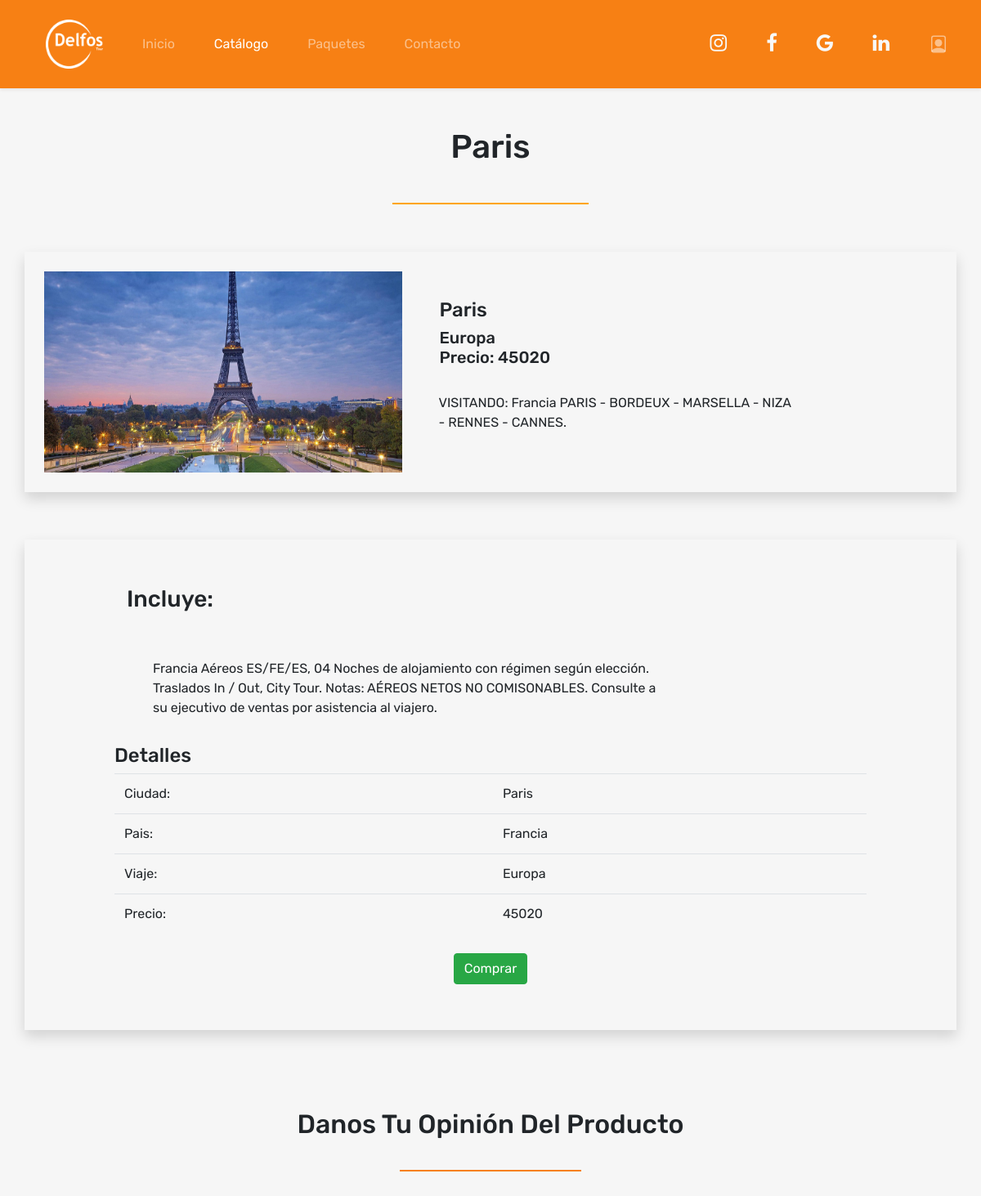
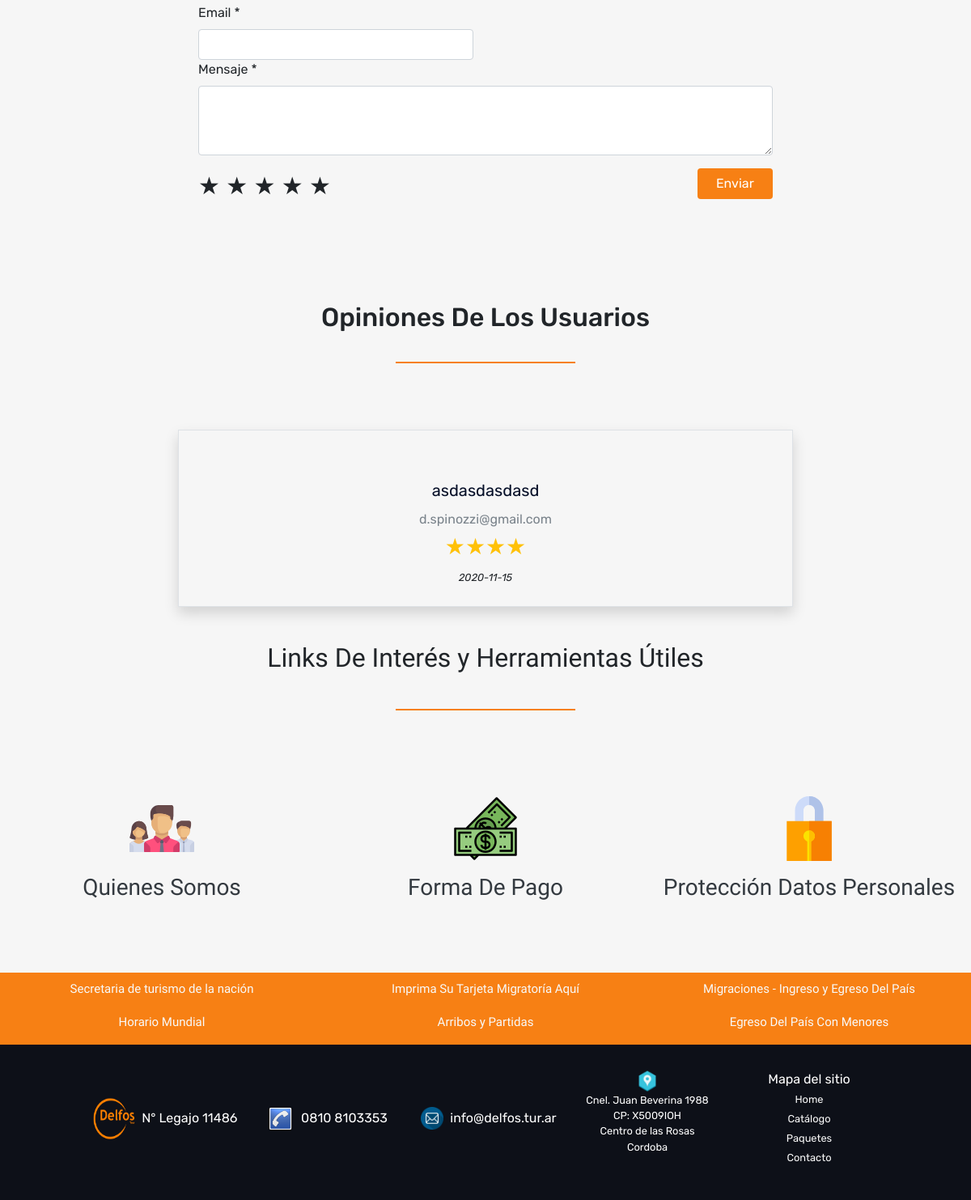
Screenshot of /product_details.php?id=1 with the database file from the repository (2 pictures, top to bottom).
### tables this page shows
CREATE TABLE `productos` (
  `idproducto` int(11) NOT NULL,
  `idciudad` varchar(3) NOT NULL,
  `precio` int(100) NOT NULL,
  `descripcion` varchar(1000) NOT NULL,
  `detalle` varchar(1000) NOT NULL,
  `url` varchar(300) NOT NULL,
  `destacado` tinyint(1) NOT NULL,
  `activo` tinyint(1) NOT NULL
);

CREATE TABLE `ciudades` (
  `idciudad` varchar(3) NOT NULL,
  `nombreciudad` varchar(50) NOT NULL,
  `idpais` varchar(3) NOT NULL,
  `activo` tinyint(1) NOT NULL DEFAULT 0
);

CREATE TABLE `continentes` (
  `idcontinente` varchar(2) NOT NULL,
  `nombrecontinente` varchar(10) NOT NULL,
  `activo` tinyint(1) NOT NULL DEFAULT 1
);

CREATE TABLE `paises` (
  `idpais` varchar(3) NOT NULL,
  `nombrepais` varchar(50) NOT NULL,
  `idcontinente` varchar(2) NOT NULL,
  `activo` tinyint(1) NOT NULL DEFAULT 0
);

CREATE TABLE `comentarios` (
  `idproducto` int(11) NOT NULL,
  `ip` varchar(16) NOT NULL,
  `fecha` date NOT NULL,
  `comentario` varchar(160) NOT NULL,
  `estrellas` tinyint(1) NOT NULL,
  `activo` tinyint(1) NOT NULL,
  `email` varchar(100) NOT NULL
);

### product_details.php (the view, shortened to what this page needs)
<!DOCTYPE html>
<html lang="en">
<head>
    <?php require_once "./includes/head.php" ?>
</head>
<body>
    <?php
    $db=DB::conectar();
    require_once "./includes/encabezado.php";
    $id = (isset($_GET["id"]) ? $_GET['id'] : null);
    $queryProductos = "SELECT pr.idproducto as id,
                                ci.nombreciudad as nombre,
                                pa.nombrepais as pais,
                                co.nombrecontinente as continente,
                                ci.nombreciudad as ciudades,
                                pr.precio as precio,
                                pr.descripcion as descripcion,
                                pr.detalle as descripcion_details,
                                pr.url as url,
                                pr.destacado as destacado
                                FROM productos pr, ciudades ci, paises pa, continentes co
                                WHERE pr.idciudad = ci.idciudad
                                AND ci.idpais = pa.idpais
                                AND pa.idcontinente = co.idcontinente
                                AND pr.idproducto=$id";
    $queryComentarios = "SELECT c.email as email,
                                c.comentario as comentario,
                                c.estrellas as estrellas,
                                c.idproducto as producto_id,
                                c.fecha as fecha
                                FROM comentarios c
                                WHERE activo=1
                                AND c.idproducto =$id
                                ORDER BY fecha DESC";
    $stmt1 = $db->prepare($queryProductos);
    $stmt1->execute();
    $dataProductos = array();
    $stmt2 = $db->prepare($queryComentarios);
    $stmt2->execute();
    $dataComentarios = array();
    while($row=$stmt1->fetch(PDO::FETCH_ASSOC)){
        $dataProductos[] = $row;
    }
    while($row=$stmt2->fetch(PDO::FETCH_ASSOC)){
        $dataComentarios[] = $row;
    }
    ?>
    <div class="container text-center pt-5 pb-4">
        <?php foreach ($dataProductos as $key => $value) {
            if ($key == $id) break;
        }
        echo '<h1>' . $value['nombre'] . '</h1>';
        ?>
    </div>
    <div class="pb-5 text-center">
        <svg width="20%" height="2">
            <rect width="100%" height="100" style="fill:rgb(255,165,0);stroke-width:0;stroke:rgb(0,0,0)" />
        </svg>
    </div>
    <section>
        <div class="container shadow justify-content-around p-4">
            <div class="row justify-content-center align-items-center">
                <div class="col-5">
                    <div class="imagen1">
                        <a href="<?php echo $value['url']; ?>" data-fancybox="gallery" data-caption="Caption for single image">
                            <img height="auto" width="100%" src="<?php echo $value['url']; ?>" alt="imagen de <?php echo $value['nombre']; ?>">
                        </a>
                    </div>
                </div>
                <div class="col-lg-7 incluye py-2">
                    <h4 class="pl-3">
                        <?php echo $value['nombre']; ?> <br>
                    </h4>
                    <h5 class="pl-3">
                        <?php echo $value['continente']; ?> <br>
                        Precio: <?php echo $value['precio']; ?>
                    <?php echo '<p class="col-9 pt-4">' . $value['descripcion'] . '</p>' ?>
                </div>
            </div>
        </div>
    </section>
    <section class="descripcion py-5">
        <div class="container py-5 shadow">
            <div class="row justify-content-center align-items-center" id="home">
                <div class="col-10">
                    <h3 class="pb-3">
                        <div class="col-lg-8 incluye py-2">
                            Incluye:
                        </div>
                    </h3>
                </div>
                <div class="col-10">
                    <ul class="descripcion_detalles">
                        <?php echo '<p class="col-9 pt-4">' . $value['descripcion_details'] . '</p>' ?>
                    </ul>
                </div>
                <div class="col-10 pt-3">
                    <h4>Detalles</h4>
                    <table class="table">
                        <tbody>
                            <?php
                            echo '<tr><td>Ciudad: </td><td>' . $value['nombre'] . '</td></tr>';
                            echo '<tr><td>Pais: </td><td>' . $value['pais'] . '</td></tr>';
                            echo '<tr><td>Viaje: </td><td>' . $value['continente'] . '</td></tr>';
                            echo '<tr><td>Precio: </td><td> ' . $value['precio'] . '</td></tr>';
                            ?>
                        </tbody>
                    </table>
                </div>
            </div>
            <div class="row justify-content-center">
                <div class="col-sm-11 col-md-10 col-lg-10 incluye py-2">
                    <div class="container d-flex justify-content-around">
                        <a href="#" class="btn btn-success">Comprar</a>
                    </div>
                </div>
            </div>
        </div>
    </section>
    <section class="py-5">
        <div class="container">
            <div class="text-center pb-3">
                <h2>Danos Tu Opinión Del Producto</h2>
            </div>
            <div class="pb-4 text-center">
                <svg width="20%" height="2">
                    <rect width="100%" height="100" style="fill:#F78014;stroke-width:0;stroke:rgb(0,0,0)" />
                </svg>
            </div>
            <div class="container">
                <form action="#" method="post">
                    <div class="row justify-content-center">
                        <div class="col-8">
                            <div class="row">
                                <div class="col-sm-12 col-md-6">
                                    <label for="email">Email *</label>
                                    <input type="email" id="email" name="email" required class="form-control">
                                </div>
                            </div>
                            <div class="row">
                                <div class="col-12 form-group">
                                    <label>Mensaje *</label>
                                    <textarea class="form-control comentario-textarea" name="comentario" required rows="3"></textarea>
                                </div>
                            </div>
                            <div class="row">
                                <div class="col-sm-6 col-md-10">
                                    <div class="form1">
                                        <p class="clasificacion" name="rankeo">
                                            <label for="radio1">★</label>
                                            <label for="radio2">★</label>
                                            <label for="radio3">★</label>
                                            <label for="radio4">★</label>
                                            <label for="radio5">★</label>
                                        </p>
                                    </div>
                                </div>
                                <div class="col-sm-6 col-md-2">
                                    <input class="text-white btn btn-md btn-block text-center newsletter-btn" type="submit" value="Enviar" name="submit">
                                </div>
                            </div>
                        </div>
                    </div>
                </form>
            </div>
        </div>
    </section>
    <section class="py-5">
        <div class="container">
            <div class="text-center pb-3">
                <h2>Opiniones De Los Usuarios</h2>
            </div>
            <div class="pb-4 text-center">
                <svg width="20%" height="2">
                    <rect width="100%" height="100" style="fill:#F78014;stroke-width:0;stroke:rgb(0,0,0)" />
                </svg>
            </div>
        </div>
    </section>
    <div class="testimonial_area">
        <div class="container">
            <div class="row justify-content-center">
                <div class="col-lg-12 text-center">
                    <?php
                        foreach ($dataComentarios as $comentario) {
                            if ($comentario['producto_id'] == $_GET['id']) {
                    ?>
                                <div class="row justify-content-center align-items-center">
                                    <div class="border p-4 shadow col-8 single_testmonial">
                                        <p> <?php echo $comentario['comentario']; ?> </p>
                                        <div class="testmonial_author">
                                            <h3><?php echo $comentario['email']; ?> </h3>
                                        </div>
                                        <h3 class="text-warning">
                                            <?php
                                            if ($comentario['estrellas'] == '1') {
                                                echo '★';
                                            } elseif ($comentario['estrellas'] == '2') {
                                                echo '★★';
                                            } elseif ($comentario['estrellas'] == '3') {
                                                echo '★★★';
                                            } elseif ($comentario['estrellas'] == '4') {
                                                echo '★★★★';
                                            } elseif ($comentario['estrellas'] == '5') {
                                                echo '★★★★★';
                                            }
                                            ?>
                                        </h3>
                                        <small>
                                            <i> <?php echo $comentario['fecha']; ?> </i>
                                        </small>
                                    </div>
                                </div>
                             <?php
                            }
                        }
                    ?>
                </div>
            </div>
        </div>
    </div>
    <?php
    require_once "./includes/linkinteresesyherramientas.php";
    require_once "./includes/footer.php";
    ?>
</body>
</html>

### css/style.css (style rules this page uses)
* { margin: 0; padding: 0; box-sizing: border-box; }
body { font-family: "Rubik", sans-serif !important; background-color: #f6f6f6 !important; }
.newsletter-btn { background-color: #f78014 !important; }
.imagen1, .imagen2, .imagen3 { cursor: pointer; transition: 0.3s ease; }
.descripcion { margin-top: 10px; }
.descripcion .row { border-width: 5px; }
.descripcion_detalles { margin-left: 2em; }
.clasificacion { direction: rtl; unicode-bidi: bidi-override; font-size: 30px; }
.comentario-textarea { height: 10em; }
.testimonial_area .single_testmonial { margin-bottom: 20px; }
.testimonial_area .single_testmonial p { color: #040e27; font-weight: 400; font-size: 20px; line-height: 32px; margin: 34px 0 10px 0; }
.testimonial_area .single_testmonial .testmonial_author h3 { color: #7a838b; font-size: 16px; font-weight: 400; }

### rows the page displays
productos: ciudades.nombreciudad "Paris", url (picture), continentes.nombrecontinente "Europa", precio "45020", descripcion "VISITANDO: Francia PARIS - BORDEUX - MARSELLA - NIZA - RENNES - CANNES.", detalle "Francia Aéreos ES/FE/ES, 04 Noches de alojamiento con régimen según elección. Traslados In / Out, City Tour. Notas: AÉREOS NETOS NO COMISONABLES. Consulte a su ejecutivo de ventas por asistencia al viajero.", paises.nombrepais "Francia"
comentarios: comentario "asdasdasdasd", email "d.spinozzi@gmail.com", fecha "2020-11-15"
